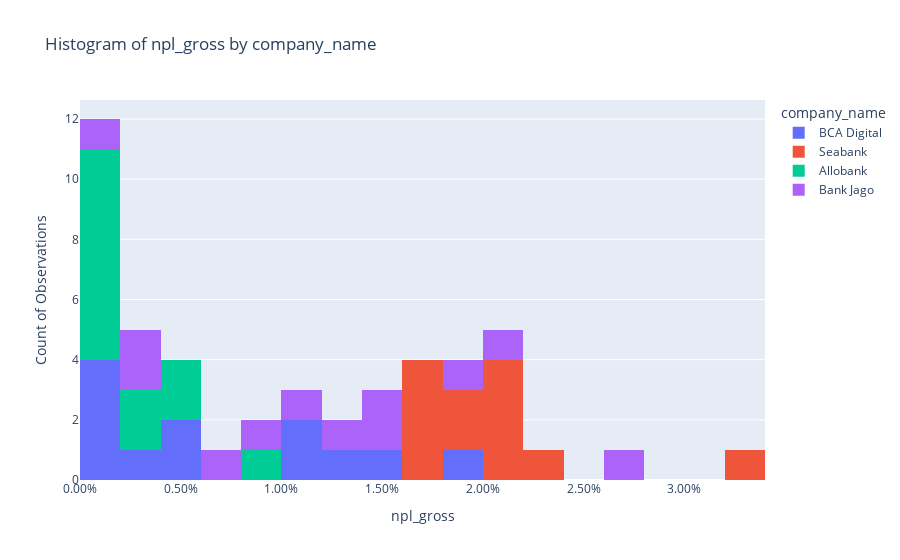

The notebook cell saved with this chart:
### Code cell
fig_hist = px.histogram(
    combined_df_rasio, 
    x=column_to_check,
    color='company_name',
    nbins=20,
    title=f'Histogram of {column_to_check} by company_name'
)
fig_hist.update_xaxes(tickformat=".02%")
fig_hist.update_yaxes(title_text="Count of Observations")
fig_hist.show()

### Figure 1 — Plotly figure (JSON) as saved in the notebook; plotly's stock layout.template omitted (floating-point values rounded to 4 significant figures)
{"data": [{"bingroup": "x", "hovertemplate": "company_name=BCA Digital<br>npl_gross=%{x}<br>count=%{y}<extra></extra>", "legendgroup": "BCA Digital", "marker": {"color": "#636efa", "pattern": {"shape": ""}}, "name": "BCA Digital", "nbinsx": 20, "orientation": "v", "showlegend": true, "type": "histogram", "x": [0.0, 0.0, 0.0, 0.0009, 0.0027, 0.0045, 0.0055, 0.011, 0.0181, 0.015, 0.0116, 0.0123], "xaxis": "x", "yaxis": "y"}, {"bingroup": "x", "hovertemplate": "company_name=Seabank<br>npl_gross=%{x}<br>count=%{y}<extra></extra>", "legendgroup": "Seabank", "marker": {"color": "#EF553B", "pattern": {"shape": ""}}, "name": "Seabank", "nbinsx": 20, "orientation": "v", "showlegend": true, "type": "histogram", "x": [0.0168, 0.0217, 0.0326, 0.0203, 0.023, 0.0209, 0.0194, 0.0177, 0.0202, 0.0198, 0.0161, 0.0174], "xaxis": "x", "yaxis": "y"}, {"bingroup": "x", "hovertemplate": "company_name=Allobank<br>npl_gross=%{x}<br>count=%{y}<extra></extra>", "legendgroup": "Allobank", "marker": {"color": "#00cc96", "pattern": {"shape": ""}}, "name": "Allobank", "nbinsx": 20, "orientation": "v", "showlegend": true, "type": "histogram", "x": [0.0024, 0.0, 0.0, 0.0001, 0.0005, 0.0005, 0.0006, 0.0008, 0.0039, 0.0042, 0.0055, 0.0081], "xaxis": "x", "yaxis": "y"}, {"bingroup": "x", "hovertemplate": "company_name=Bank Jago<br>npl_gross=%{x}<br>count=%{y}<extra></extra>", "legendgroup": "Bank Jago", "marker": {"color": "#ab63fa", "pattern": {"shape": ""}}, "name": "Bank Jago", "nbinsx": 20, "orientation": "v", "showlegend": true, "type": "histogram", "x": [0.0149, 0.027, 0.021, 0.0182, 0.0151, 0.012, 0.0115, 0.0084, 0.0061, 0.0038, 0.0023, 0.0016], "xaxis": "x", "yaxis": "y"}], "layout": {"barmode": "relative", "legend": {"title": {"text": "company_name"}, "tracegroupgap": 0}, "title": {"text": "Histogram of npl_gross by company_name"}, "xaxis": {"anchor": "y", "domain": [0, 1], "tickformat": ".02%", "title": {"text": "npl_gross"}}, "yaxis": {"anchor": "x", "domain": [0, 1], "title": {"text": "Count of Observations"}}}}
